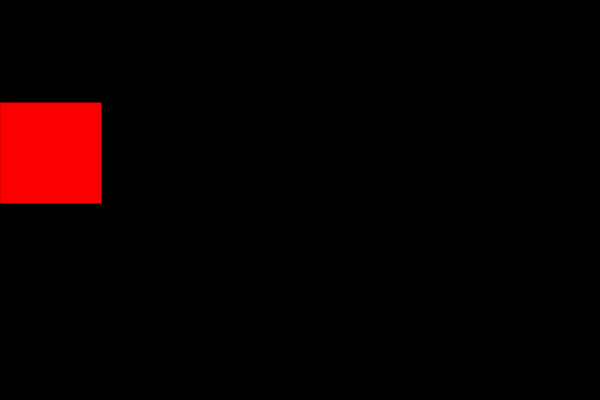
Frame 1 (no input)
Frame 60 (no input): identical to frame 1, image omitted
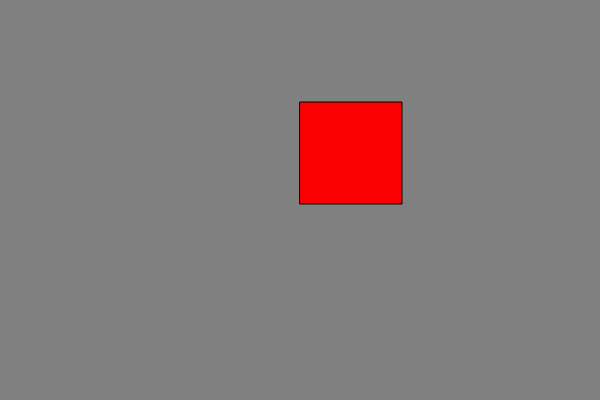
Frame 120 (the mouse pressed at the canvas centre since frame 60)

The p5.js sketch that drew these frames (run headless with seeded random() and noise() and a simulated clock; from frame 60 on, the mouse is pressed at the canvas centre):

// p5.js sketch
// ── sketch.js
var col = 0;


function setup() {
  createCanvas(600, 400);
}

function draw() {
    col = map(mouseX,0,600,0,255);
    background(col);
    fill(250,0,0);
    rect(mouseX, 102, 102,102);
}
